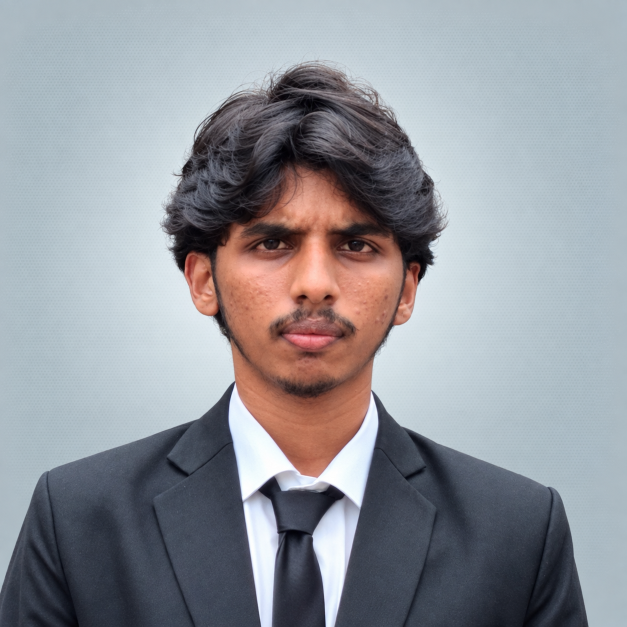
#> input picture photo.jpg, 1254 x 1254 px, found by its file name (shown at 1/2 size)
$ python make_portrait.py   (older library calls are emulated)
#> lines starting #> are read from the running program, lines starting #| are printed output that depends on the picture; after the words box and inside, x2 and y2 are one past the last pixel; in counts of white or black regions, pixels touching at a corner belong together
import base64
import cv2
import numpy as np

# Balanced tonal character ramp mapped from light to dense
RAMP = " .`:-=+*cs#%@"
COLS = 88
CHAR_W = 7.74
CHAR_H = 15.5
ROW_ASPECT = 0.49


def generate_ascii_svg(image_path, font_path, output_svg):
    # 1. Read input photo
#> called with image_path = 'photo.jpg', font_path = 'ramp.woff2', output_svg = 'ascii.svg'
    img = cv2.imread(image_path)
#> img is the input picture: shape (1254, 1254, 3); mean B, G, R 154.8, 148.5, 145.8
    if img is None:
        raise FileNotFoundError(f"Cannot load image: {image_path}")

    gray = cv2.cvtColor(img, cv2.COLOR_BGR2GRAY)
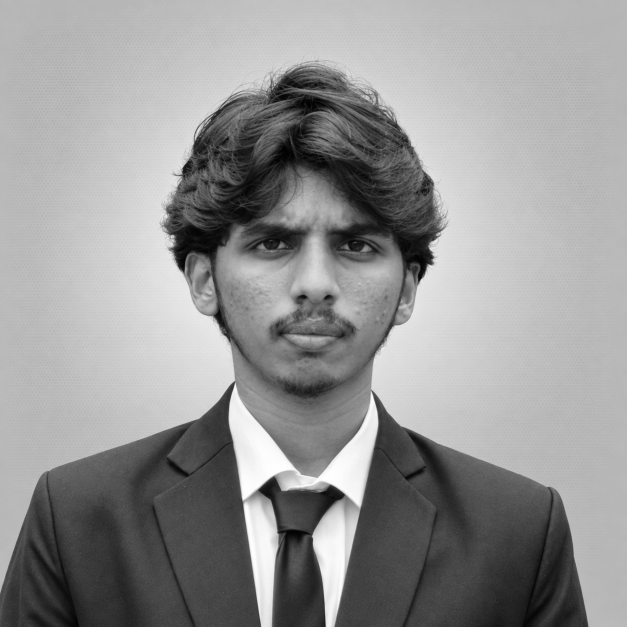
#> gray: shape (1254, 1254) (shown at 1/2 size); min 0, max 255, mean 148.5

    # 2. Compute exact grid dimensions preserving character aspect ratio
    h, w = gray.shape
#> h = 1254; w = 1254
    rows = int(COLS * (h / w) * ROW_ASPECT)
#> rows = 43
    resized = cv2.resize(gray, (COLS, rows), interpolation=cv2.INTER_AREA)
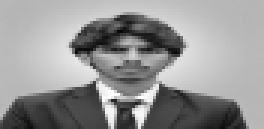
#> resized: shape (43, 88) (shown 3 times larger); min 7, max 252, mean 148.4

    # 3. CLAHE local contrast enhancement
    clahe = cv2.createCLAHE(clipLimit=2.8, tileGridSize=(6, 6))
    contrast = clahe.apply(resized)
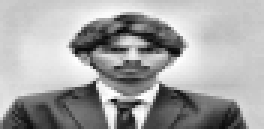
#> contrast: shape (43, 88) (shown 3 times larger); min 6, max 255, mean 164.5

    # 4. Multi-directional edge detection (Canny + Sobel)
    # Detects fine hair contours, shirt collar, and tie knot boundaries
    canny = cv2.Canny(resized, 30, 100)
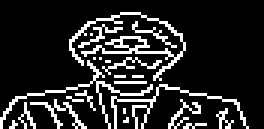
#> canny: shape (43, 88) (shown 3 times larger); 15.4% white in thin lines or dots, all inside (x1, y1, x2, y2) = (0, 4, 83, 43)

    sobelx = cv2.Sobel(resized, cv2.CV_64F, 1, 0, ksize=3)
    sobely = cv2.Sobel(resized, cv2.CV_64F, 0, 1, ksize=3)
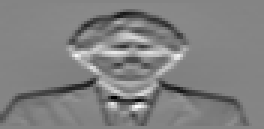
#> sobely: shape (43, 88) float64 (shown 3 times larger); min -771, max 710, mean -22.2; drawn with min black and max white
    sobel_mag = cv2.magnitude(sobelx, sobely)
    sobel_mag = np.uint8(np.clip(sobel_mag, 0, 255))
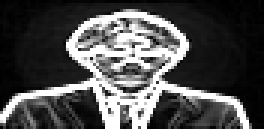
#> sobel_mag: shape (43, 88) (shown 3 times larger); min 0, max 255, mean 77.5

    # 5. Composite luminance with high-pass edge maps
    combined = contrast.astype(np.float32)
    combined = np.clip(
        combined - (canny * 0.35) - (sobel_mag * 0.25), 0, 255
    ).astype(np.uint8)
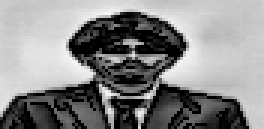
#> combined: shape (43, 88) (shown 3 times larger); min 0, max 250, mean 135.6

    # 6. Map pixels to character ramp and enforce strict uniform line lengths
    ascii_rows = []
    ramp_len = len(RAMP)
    for r in range(rows):
        row_chars = []
        for c in range(COLS):
            val = combined[r, c]
            idx = int(((255 - val) / 256.0) * ramp_len)
            row_chars.append(RAMP[min(ramp_len - 1, max(0, idx))])

        row_str = "".join(row_chars)
        if len(row_str) < COLS:
            row_str = row_str.ljust(COLS, " ")
        ascii_rows.append(row_str)
#> after the loop, ascii_rows = 43 items

    # 7. Embed font subset into base64
#> (the run stopped early here; a loop or call above may not have finished)
